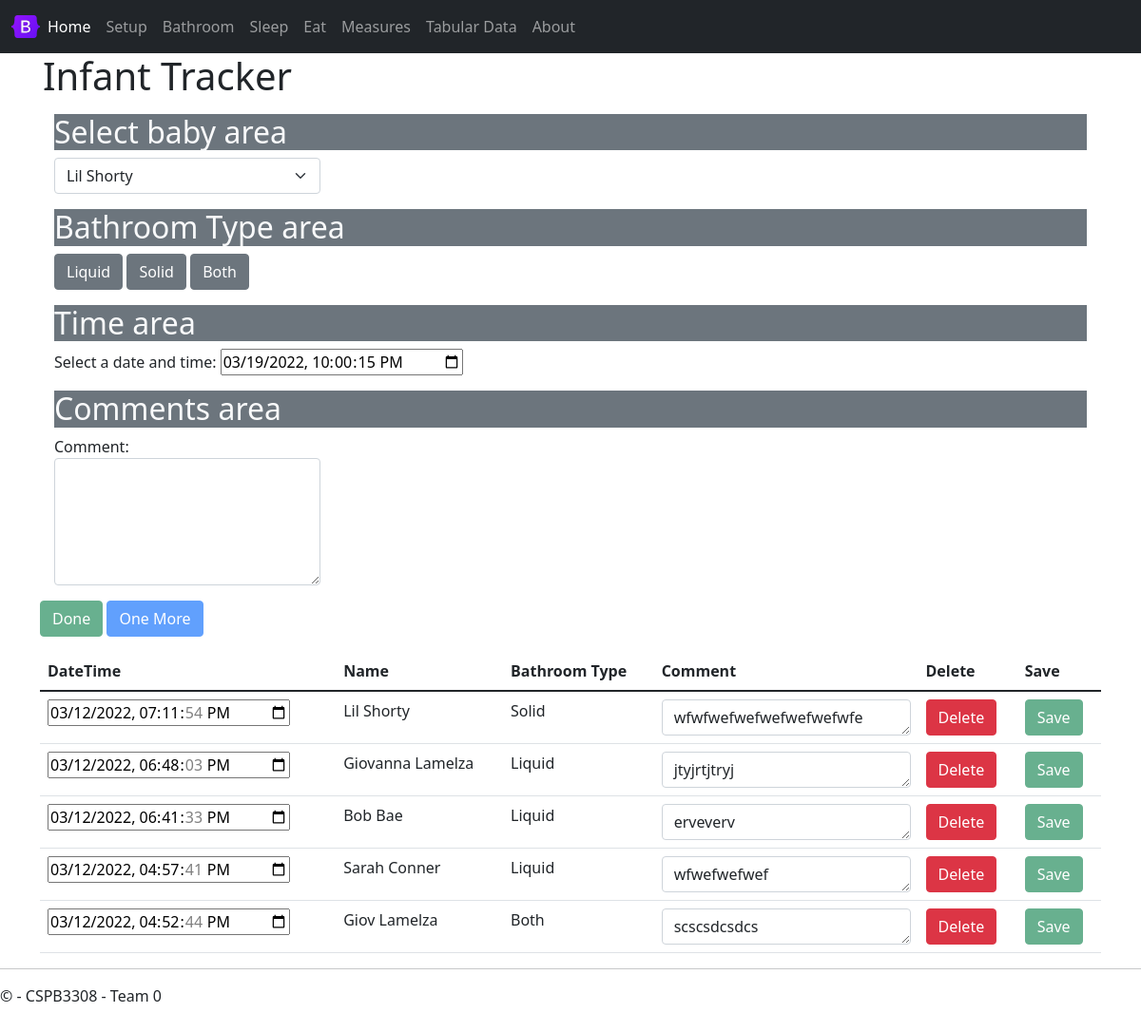
The app's page /bathroom with its own data.
### tables this page shows
CREATE TABLE bathroom (
bathroomEventID INTEGER PRIMARY KEY AUTOINCREMENT,
eventType TEXT DEFAULT "Bathroom" NOT NULL,
babyID INTEGER NOT NULL,
bathroomType INTEGER NOT NULL,
bathroomDateTime TEXT NOT NULL, -- YYYY-MM-DD HH:MM
bathroomComment TEXT,
FOREIGN KEY (babyID)
    REFERENCES babies (babyID),
FOREIGN KEY (BathroomType)
    REFERENCES bathroomType (bathroomTypeID)
);

CREATE TABLE bathroomType (
bathroomTypeID INTEGER PRIMARY KEY AUTOINCREMENT,
bathroomTypeName TEXT NOT NULL
);

### source/views.py (the view)
@app.route('/bathroom',methods = ['POST', 'GET'])
def bathroom():
    if request.method == 'POST':
        result = request.data
        bathroom_event = json.loads(result) # creates python dictionary
        if bathroom_event['bathroomEvent']['deleteFlag'] == True:
            delete_rows('bathroom', bathroom_event['bathroomEvent']['eventId'])
        else:
            bathroom_sql_ins(bathroom_event['bathroomEvent'])             #insert into database
        return  jsonify(""), 200
    else:
        return render_template(
            'bathroom.html',
            babies = get_babies(),
            lastBaby = get_last_baby_bathroom(),
            recentEvents = bathroom_recent_events()
        )

### source/sql_functions.py (called while the page is built)
def bathroom_recent_events(db_path = "./sqlite3/baby.db"):
    conn = sqlite3.connect(db_path)       #connect to database
    cur = conn.cursor()
    cur.execute("SELECT\
        bathroom.bathroomEventID,\
        babies.firstName || ' ' || babies.lastName as 'Baby',\
        bathroom.bathroomDateTime as 'Time',\
        bathroomType.bathroomTypeName as 'Type',\
        bathroom.bathroomComment as 'Comment' FROM bathroom\
        LEFT JOIN babies ON bathroom.babyID = babies.babyID\
        LEFT JOIN bathroomType ON bathroom.bathroomType = bathroomType.bathroomTypeID\
        ORDER BY bathroomDateTime DESC\
        LIMIT 5;")
    rows = cur.fetchall()
    bathroom_recent_lst = []
    for row in rows:
        print(row)
        row_array = [row[0], row[1], row[2], row[3], row[4]]
        bathroom_recent_lst.append(row_array)
    conn.commit()
    conn.close()
    return bathroom_recent_lst

def get_babies(db_path = "./sqlite3/baby.db"):
    conn = sqlite3.connect(db_path)       #connect to database
    cur = conn.cursor()
    cur.execute("PRAGMA foreign_keys = ON")
    cur.execute("SELECT * FROM babies")
    baby_lst = cur.fetchall()
    conn.close()
    return baby_lst

def get_last_baby_bathroom(db_path = "./sqlite3/baby.db"):
    conn = sqlite3.connect(db_path)       #connect to database
    cur = conn.cursor()
    cur.execute("PRAGMA foreign_keys = ON")
    cur.execute("SELECT babyID FROM bathroom ORDER BY bathroomDateTime DESC LIMIT 1;")
    baby_lst = cur.fetchone()
    babyid = baby_lst[0] #take first tuple
    conn.close()
    return babyid

### source/templates/bathroom.html (shortened to what this page needs)
{% extends "layout.html" %}
{% block content %}
<div class="jumbotron">
    <h1>Infant Tracker</h1>
</div>
<div class="container mt-3">
    <h2 class="text-light bg-secondary">Select baby area</h2>
    <div class="d-flex flex-row d-flex">
        <select class="form-select me-3" id="selectBaby" onChange="bathroomSelectBaby(this.value)">
            {% for baby in babies %}
                <option value="{{ baby[0] }}">{{ baby[3] }} {{ baby[4] }}</option>
            {% endfor %}
        </select>
    </div>
</div>
<div class="container mt-3">
    <h2 class="text-light bg-secondary">Bathroom Type area</h2>
    <button type="button" id="btnLiquid" class="btn btn-secondary" onclick="bathroomUpdateBathroomType(1)">Liquid</button>
    <button type="button" id="btnSolid" class="btn btn-secondary" onclick="bathroomUpdateBathroomType(2)">Solid</button>
    <button type="button" id="btnBoth" class="btn btn-secondary" onclick="bathroomUpdateBathroomType(3)">Both</button>
</div>
<div class="container mt-3">
    <h2 class="text-light bg-secondary">Time area</h2>
    <div class="form-group">
        <label for="inputDateTime">Select a date and time:</label>
        <input type="datetime-local" id="inputDateTime" onChange="bathroomUpdateDateTime(this.value)" />
    </div>
</div>
<div class="container mt-3">
    <h2 class="text-light bg-secondary">Comments area</h2>
    <div class="form-group">
        <label for="comment">Comment:</label>
        <textarea class="form-control" rows="5" id="textComment" onChange="bathroomUpdateComment(this.value)"></textarea>
    </div>
</div>
</div>
<div class="container mt-3">
    <button type="button" id="btnDone" class="btn btn-success" onClick='bathroomAddBathroomEvent(true)' disabled>Done</button>
    <button type="button" id="btnOneMore" class="btn btn-primary" onClick='bathroomAddBathroomEvent(false)' disabled>One More</button>
</div>
<div class="container mt-3">
    <table class="table">
        <thead>
          <tr>
            <th scope="col">DateTime</th>
            <th scope="col">Name</th>
            <th scope="col">Bathroom Type</th>
            <th scope="col">Comment</th>
            <th scope="col">Delete</th>
            <th scope="col">Save</th>
          </tr>
        </thead>
        <tbody>
            {% set currEvent = 0 %}
            {% for event in recentEvents %}
                {% set currEvent = event %}
                <tr>
                    <td><input type="datetime-local" value="{{ event[2] }}"/></td>
                    <td>{{ event[1] }}</td>
                    <td>{{ event[3] }}</td>
                    <td><textarea class="form-control" rows="1">{{ event[4] }}</textarea></td>
                    <td><button type="button" class="btn btn-danger" onClick="bathroomDeleteBathroomEvent({{ event[0]|safe }})">Delete</button></td>
                    <td><button type="button" class="btn btn-success" disabled onClick="bathroomSaveBathroomEvent({{ event|safe }})">Save</button></td>
                </tr>
            {% endfor %}
        </tbody>
      </table>
</div>
{% endblock %}

### source/static/content/site.css (style rules this page uses)
body { padding-top: 0px; padding-bottom: 20px; }
input, select, textarea { max-width: 280px; }

### records on screen
bathroom: bathroomDateTime "03/12/2022 19:11:54", event "Lil Shorty", bathroomTypeName "Solid", bathroomComment "wfwfwefwefwefwefwefwfe"
bathroom: bathroomDateTime "03/12/2022 18:48:03", event "Giovanna Lamelza", bathroomTypeName "Liquid", bathroomComment "jtyjrtjtryj"
bathroom: bathroomDateTime "03/12/2022 18:41:33", event "Bob Bae", bathroomTypeName "Liquid", bathroomComment "erveverv"
bathroom: bathroomDateTime "03/12/2022 16:57:41", event "Sarah Conner", bathroomTypeName "Liquid", bathroomComment "wfwefwefwef"
bathroom: bathroomDateTime "03/12/2022 16:52:44", event "Giov Lamelza", bathroomTypeName "Both", bathroomComment "scscsdcsdcs"

### other values on screen
form field value "Lil Shorty"
